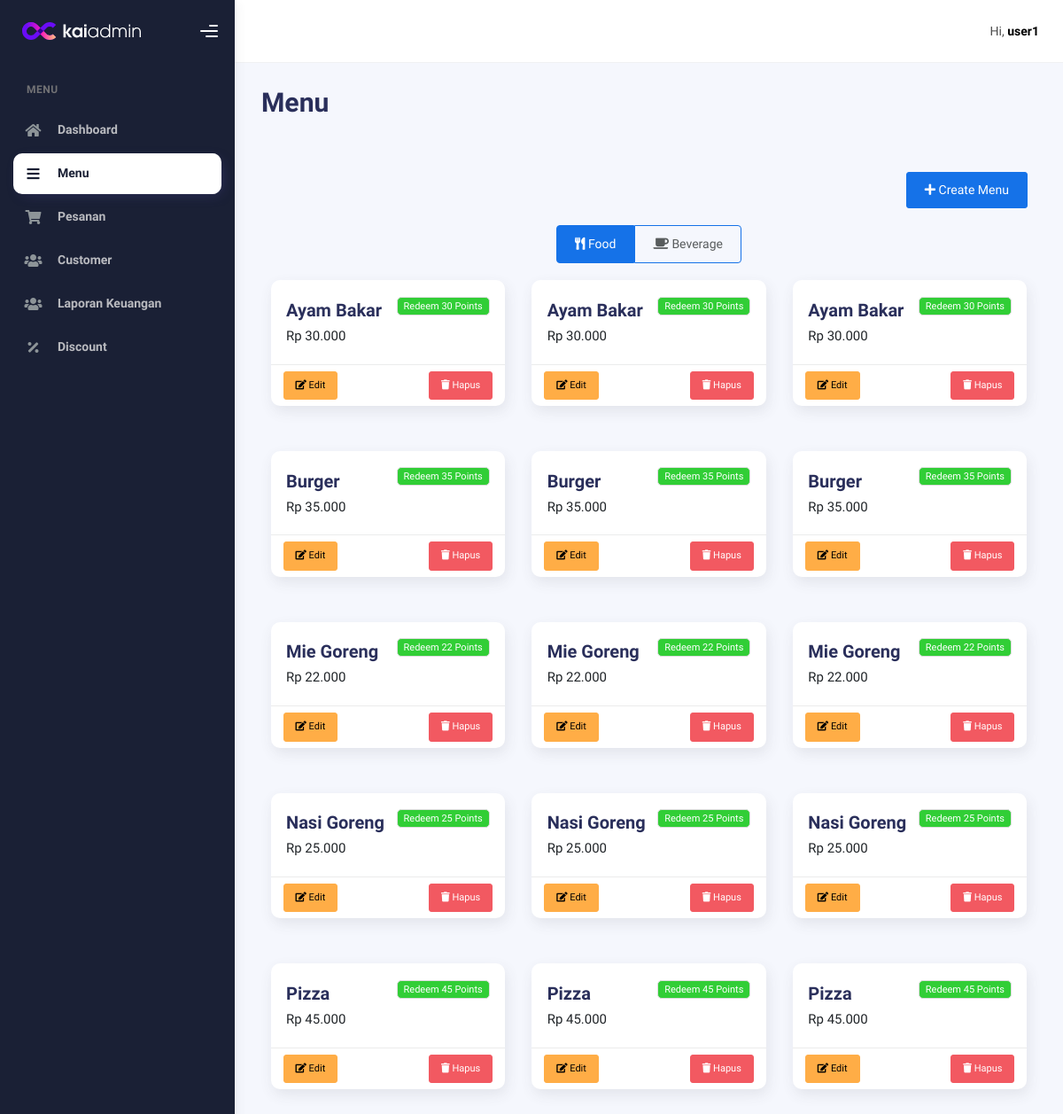
The page /admin/menu.php (signed in) on the database its author committed.
### tables this page shows
CREATE TABLE menu_items (
    menu_item_id INT AUTO_INCREMENT PRIMARY KEY,
    name VARCHAR(40) NOT NULL,
    price DECIMAL(10, 2) NOT NULL,
    type ENUM('food', 'beverage'),
    status ENUM('active', 'inactive') DEFAULT 'active',
    redeemable_points INT DEFAULT 0
);

### admin/menu.php (the view, shortened to what this page needs)
<?php
$title = 'Menu';
require 'aheader.php';
$query = "
    SELECT
        *
    FROM
        menu_items
        WHERE status = 'active'
    ORDER BY
        type ASC, name ASC;
";
$result = mysqli_query($conn, $query);
$data = [];
while ($row = mysqli_fetch_assoc($result)) {
    $data[] = $row;
}
?>
<div class="page-header">
    <h1 class="fw-bold mb-3">
        <?= $title; ?>
    </h1>
</div>
<div class="container my-5">
    <div class="text-end mb-3">
        <a href="menu_create.php">
            <button class="btn btn-primary">
                <i class="fas fa-plus"></i> Create Menu
            </button>
        </a>
    </div>
    <ul class="nav nav-pills mb-3 justify-content-center" id="pills-tab" role="tablist">
        <li class="nav-item" role="presentation">
            <button class="nav-link active" id="pills-food-tab" data-bs-toggle="pill" data-bs-target="#pills-food" type="button" role="tab" aria-controls="pills-food" aria-selected="true">
                <i class="fas fa-utensils"></i> Food
            </button>
        </li>
        <li class="nav-item" role="presentation">
            <button class="nav-link" id="pills-beverage-tab" data-bs-toggle="pill" data-bs-target="#pills-beverage" type="button" role="tab" aria-controls="pills-beverage" aria-selected="false">
                <i class="fas fa-coffee"></i> Beverage
            </button>
        </li>
    </ul>
    <div class="tab-content" id="pills-tabContent">
        <div class="tab-pane fade show active" id="pills-food" role="tabpanel" aria-labelledby="pills-food-tab">
            <div class="row g-4">
                <?php foreach ($data as $item): ?>
                    <?php if ($item['type'] === 'food'): ?>
                        <div class="col-md-4">
                            <div class="card">
                                <div class="card-body d-flex justify-content-between">
                                    <div>
                                        <h5 class="card-title"><?= $item['name']; ?></h5>
                                        <p class="card-text">Rp <?= number_format($item['price'], 0, ',', '.'); ?></p>
                                    </div>
                                    <div>
                                        <span class="badge bg-success">Redeem <?= $item['redeemable_points']; ?> Points</span>
                                    </div>
                                </div>
                                <div class="card-footer d-flex justify-content-between">
                                    <a href="menu_edit.php?id=<?= $item['menu_item_id']; ?>" class="btn btn-warning btn-sm">
                                        <i class="fas fa-edit"></i> Edit
                                    </a>
                                    <a href="javascript:void(0)" onclick="deleteMenu(<?= $item['menu_item_id']; ?>)" class="btn btn-danger btn-sm">
                                        <i class="fas fa-trash"></i> Hapus
                                    </a>
                                </div>
                            </div>
                        </div>
                    <?php endif; ?>
                <?php endforeach; ?>
            </div>
        </div>
    </div>
</div>
<?php
require 'afooter.php';
?>

### rows shown on the page
menu_items: name "Ayam Bakar", price "30.000", redeemable_points "30"
menu_items: name "Ayam Bakar", price "30.000", redeemable_points "30"
menu_items: name "Ayam Bakar", price "30.000", redeemable_points "30"
menu_items: name "Burger", price "35.000", redeemable_points "35"
menu_items: name "Burger", price "35.000", redeemable_points "35"
menu_items: name "Burger", price "35.000", redeemable_points "35"
menu_items: name "Mie Goreng", price "22.000", redeemable_points "22"
menu_items: name "Mie Goreng", price "22.000", redeemable_points "22"
menu_items: name "Mie Goreng", price "22.000", redeemable_points "22"
menu_items: name "Nasi Goreng", price "25.000", redeemable_points "25"
menu_items: name "Nasi Goreng", price "25.000", redeemable_points "25"
menu_items: name "Nasi Goreng", price "25.000", redeemable_points "25"
menu_items: name "Pizza", price "45.000", redeemable_points "45"
menu_items: name "Pizza", price "45.000", redeemable_points "45"
menu_items: name "Pizza", price "45.000", redeemable_points "45"

### other values the page prints
$_SESSION['username'] "user1"
$title "Menu"
